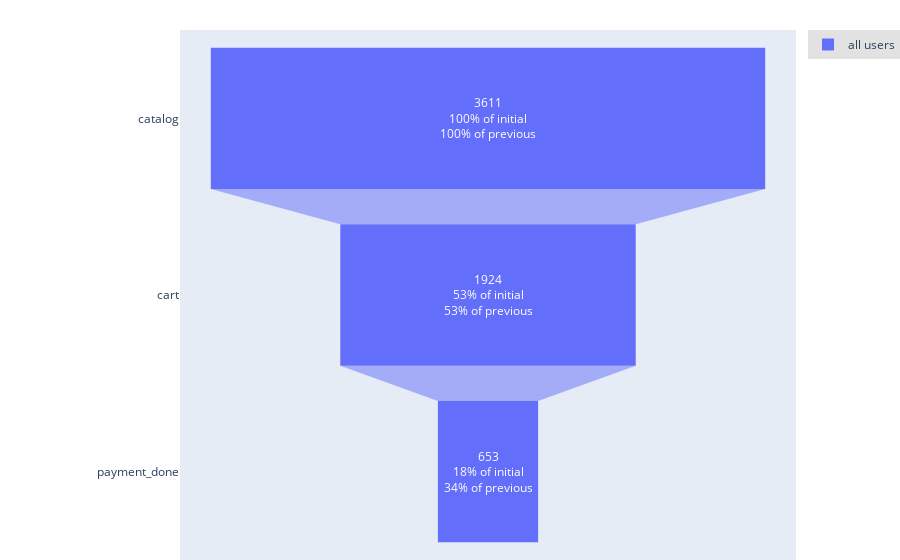

Here is the notebook cell this chart was saved with:
### Code cell
from src.tooling.funnel import Funnel

funnel = Funnel(
    eventstream=source,
    stages = ['catalog', 'cart', 'payment_done'],

)
funnel.draw_plot().show()

### Figure 1 — Plotly figure (JSON) as saved in the notebook; plotly's stock layout.template omitted (floating-point values rounded to 4 significant figures)
{"data": [{"name": "all users", "textinfo": "value+percent initial+percent previous", "x": [3611, 1924, 653], "y": ["catalog", "cart", "payment_done"], "type": "funnel"}], "layout": {"funnelmode": "stack", "hovermode": "closest", "legend": {"bgcolor": "#E2E2E2", "font": {"size": 12}, "orientation": "v", "xanchor": "left"}, "margin": {"b": 0, "l": 180, "pad": 0, "r": 0, "t": 30}, "showlegend": true}}
